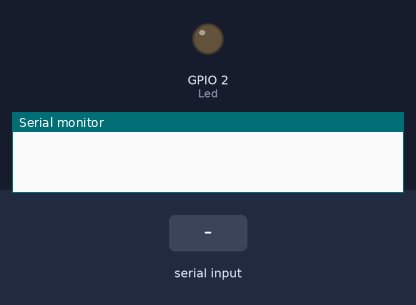
Bench run of a sketch on a simulated ESP32. Parts: output pins drawn as LEDs (lit = HIGH), the last lines printed to the serial monitor. The test bench sets the inputs (shaded band). Nothing arrives over Bluetooth unless stated.

Above: at 1.2 s.
1.3 s: "A" received over the second serial link
At 1.7 s:
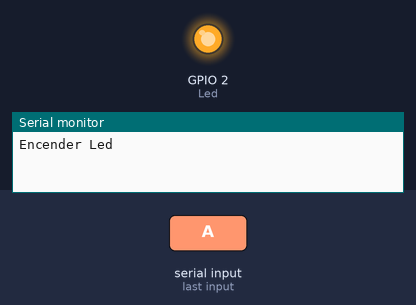
2.8 s: "B" received over the second serial link
At 4.1 s:
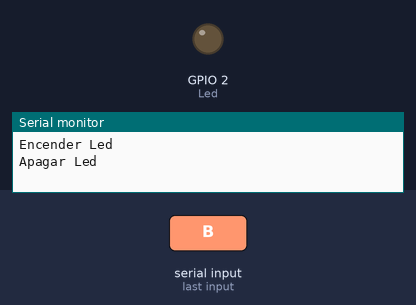
Timing chart, 0 to 5.8 s (numbered marks = the images above; inputs shaded):
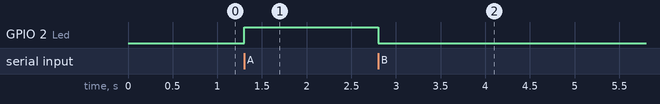

Measured:
- after the input at 1.3 s, GPIO 2 (Led): LOW → HIGH at once
- after the input at 2.8 s, GPIO 2 (Led): HIGH → LOW at once

The sketch:

EJBLUETOOTH6.ino
```cpp
#include "BluetoothSerial.h"

#if !defined(CONFIG_BT_ENABLED) || !defined(CONFIG_BLUEDROID_ENABLED)
#error Bluetooth is not enabled! Please run `make menuconfig` to and enable it
#endif

BluetoothSerial SerialBT;

int Led = 2;

void setup() {
  Serial.begin(9600);
  SerialBT.begin("ESP32test");
  pinMode(Led, OUTPUT);
}

void loop() {
  if (SerialBT.available()) {
    char Mensaje = SerialBT.read();
    if (Mensaje == 'A') {
      digitalWrite(Led, HIGH);
      Serial.println("Encender Led");
    }
    else if (Mensaje == 'B') {
      digitalWrite(Led, LOW);
      Serial.println("Apagar Led");
    }
  }
}
```
